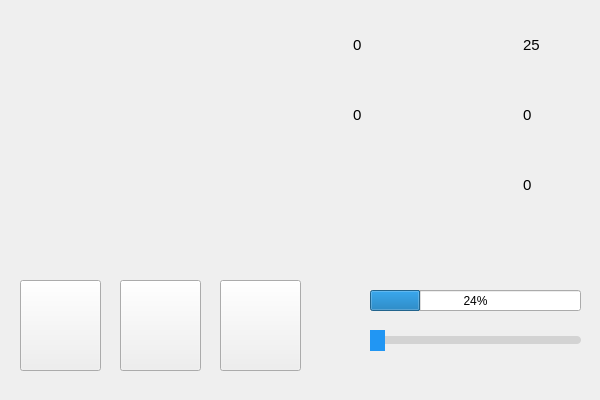
<?xml version="1.0" encoding="UTF-8"?>
<ui version="4.0">
 <class>basicFunctions</class>
 <widget class="QWidget" name="basicFunctions">
  <property name="geometry">
   <rect>
    <x>0</x>
    <y>0</y>
    <width>600</width>
    <height>400</height>
   </rect>
  </property>
  <property name="minimumSize">
   <size>
    <width>600</width>
    <height>400</height>
   </size>
  </property>
  <property name="maximumSize">
   <size>
    <width>600</width>
    <height>400</height>
   </size>
  </property>
  <property name="windowTitle">
   <string>Form</string>
  </property>
  <widget class="QPushButton" name="ledBtn">
   <property name="geometry">
    <rect>
     <x>20</x>
     <y>280</y>
     <width>81</width>
     <height>91</height>
    </rect>
   </property>
   <property name="styleSheet">
    <string notr="true"/>
   </property>
   <property name="text">
    <string/>
   </property>
   <property name="checkable">
    <bool>true</bool>
   </property>
   <property name="checked">
    <bool>false</bool>
   </property>
  </widget>
  <widget class="QPushButton" name="beepBtn">
   <property name="geometry">
    <rect>
     <x>120</x>
     <y>280</y>
     <width>81</width>
     <height>91</height>
    </rect>
   </property>
   <property name="minimumSize">
    <size>
     <width>81</width>
     <height>91</height>
    </size>
   </property>
   <property name="maximumSize">
    <size>
     <width>81</width>
     <height>91</height>
    </size>
   </property>
   <property name="text">
    <string/>
   </property>
   <property name="checkable">
    <bool>true</bool>
   </property>
   <property name="checked">
    <bool>false</bool>
   </property>
  </widget>
  <widget class="QPushButton" name="doorLockBtn">
   <property name="geometry">
    <rect>
     <x>220</x>
     <y>280</y>
     <width>81</width>
     <height>91</height>
    </rect>
   </property>
   <property name="minimumSize">
    <size>
     <width>81</width>
     <height>91</height>
    </size>
   </property>
   <property name="maximumSize">
    <size>
     <width>81</width>
     <height>91</height>
    </size>
   </property>
   <property name="text">
    <string/>
   </property>
   <property name="checkable">
    <bool>true</bool>
   </property>
   <property name="checked">
    <bool>false</bool>
   </property>
  </widget>
  <widget class="ClickableSlider" name="CurtainSlider">
   <property name="geometry">
    <rect>
     <x>370</x>
     <y>330</y>
     <width>211</width>
     <height>21</height>
    </rect>
   </property>
   <property name="styleSheet">
    <string notr="true">QSlider::handle:horizontal {
    width: 15px;   /* 把手宽度调大 */
    height: 60px;  /* 把手高度调大 */
    background: #2196F3;
    margin: -10px 0;  /* 让把手突出滑槽 */
    border-radius: 15px;
}

QSlider::groove:horizontal {
    height: 8px;    /* 滑槽厚度 */
    background: lightgray;
    border-radius: 4px;
}</string>
   </property>
   <property name="orientation">
    <enum>Qt::Horizontal</enum>
   </property>
  </widget>
  <widget class="QProgressBar" name="curtainProgressBar">
   <property name="geometry">
    <rect>
     <x>370</x>
     <y>290</y>
     <width>211</width>
     <height>21</height>
    </rect>
   </property>
   <property name="value">
    <number>24</number>
   </property>
  </widget>
  <widget class="QLabel" name="curtainLabel">
   <property name="geometry">
    <rect>
     <x>310</x>
     <y>280</y>
     <width>51</width>
     <height>41</height>
    </rect>
   </property>
   <property name="font">
    <font>
     <pointsize>11</pointsize>
    </font>
   </property>
   <property name="layoutDirection">
    <enum>Qt::LeftToRight</enum>
   </property>
   <property name="styleSheet">
    <string notr="true">image: url(:/icon/icon/窗帘.png);</string>
   </property>
   <property name="text">
    <string/>
   </property>
   <property name="alignment">
    <set>Qt::AlignCenter</set>
   </property>
  </widget>
  <widget class="QWidget" name="layoutWidget">
   <property name="geometry">
    <rect>
     <x>270</x>
     <y>20</y>
     <width>146</width>
     <height>49</height>
    </rect>
   </property>
   <layout class="QHBoxLayout" name="horizontalLayout_4">
    <item>
     <widget class="QLabel" name="lightLabel">
      <property name="minimumSize">
       <size>
        <width>77</width>
        <height>47</height>
       </size>
      </property>
      <property name="maximumSize">
       <size>
        <width>77</width>
        <height>47</height>
       </size>
      </property>
      <property name="font">
       <font>
        <pointsize>11</pointsize>
       </font>
      </property>
      <property name="layoutDirection">
       <enum>Qt::LeftToRight</enum>
      </property>
      <property name="styleSheet">
       <string notr="true">image: url(:/icon/icon/光照.png);</string>
      </property>
      <property name="text">
       <string/>
      </property>
      <property name="alignment">
       <set>Qt::AlignCenter</set>
      </property>
     </widget>
    </item>
    <item>
     <widget class="QLabel" name="lightLabelNum">
      <property name="minimumSize">
       <size>
        <width>61</width>
        <height>47</height>
       </size>
      </property>
      <property name="maximumSize">
       <size>
        <width>61</width>
        <height>47</height>
       </size>
      </property>
      <property name="font">
       <font>
        <pointsize>11</pointsize>
       </font>
      </property>
      <property name="layoutDirection">
       <enum>Qt::LeftToRight</enum>
      </property>
      <property name="text">
       <string>0</string>
      </property>
      <property name="alignment">
       <set>Qt::AlignLeading|Qt::AlignLeft|Qt::AlignVCenter</set>
      </property>
     </widget>
    </item>
   </layout>
  </widget>
  <widget class="QWidget" name="layoutWidget">
   <property name="geometry">
    <rect>
     <x>440</x>
     <y>160</y>
     <width>146</width>
     <height>49</height>
    </rect>
   </property>
   <layout class="QHBoxLayout" name="horizontalLayout_3">
    <item>
     <widget class="QLabel" name="airQualityLabel">
      <property name="sizePolicy">
       <sizepolicy hsizetype="Preferred" vsizetype="Preferred">
        <horstretch>0</horstretch>
        <verstretch>1</verstretch>
       </sizepolicy>
      </property>
      <property name="minimumSize">
       <size>
        <width>77</width>
        <height>47</height>
       </size>
      </property>
      <property name="maximumSize">
       <size>
        <width>77</width>
        <height>47</height>
       </size>
      </property>
      <property name="font">
       <font>
        <pointsize>11</pointsize>
       </font>
      </property>
      <property name="layoutDirection">
       <enum>Qt::LeftToRight</enum>
      </property>
      <property name="styleSheet">
       <string notr="true">image: url(:/icon/icon/空气质量.png);</string>
      </property>
      <property name="text">
       <string/>
      </property>
      <property name="alignment">
       <set>Qt::AlignCenter</set>
      </property>
     </widget>
    </item>
    <item>
     <widget class="QLabel" name="airQualityLabelNum">
      <property name="sizePolicy">
       <sizepolicy hsizetype="Preferred" vsizetype="Preferred">
        <horstretch>0</horstretch>
        <verstretch>0</verstretch>
       </sizepolicy>
      </property>
      <property name="minimumSize">
       <size>
        <width>61</width>
        <height>47</height>
       </size>
      </property>
      <property name="maximumSize">
       <size>
        <width>61</width>
        <height>47</height>
       </size>
      </property>
      <property name="font">
       <font>
        <pointsize>11</pointsize>
       </font>
      </property>
      <property name="layoutDirection">
       <enum>Qt::LeftToRight</enum>
      </property>
      <property name="text">
       <string>0</string>
      </property>
      <property name="alignment">
       <set>Qt::AlignLeading|Qt::AlignLeft|Qt::AlignVCenter</set>
      </property>
     </widget>
    </item>
   </layout>
  </widget>
  <widget class="QWidget" name="layoutWidget">
   <property name="geometry">
    <rect>
     <x>440</x>
     <y>90</y>
     <width>146</width>
     <height>49</height>
    </rect>
   </property>
   <layout class="QHBoxLayout" name="horizontalLayout_2">
    <item>
     <widget class="QLabel" name="humidityLabel">
      <property name="minimumSize">
       <size>
        <width>77</width>
        <height>47</height>
       </size>
      </property>
      <property name="maximumSize">
       <size>
        <width>77</width>
        <height>47</height>
       </size>
      </property>
      <property name="font">
       <font>
        <pointsize>11</pointsize>
       </font>
      </property>
      <property name="layoutDirection">
       <enum>Qt::LeftToRight</enum>
      </property>
      <property name="styleSheet">
       <string notr="true">image: url(:/icon/icon/湿度.png);</string>
      </property>
      <property name="text">
       <string/>
      </property>
      <property name="alignment">
       <set>Qt::AlignCenter</set>
      </property>
     </widget>
    </item>
    <item>
     <widget class="QLabel" name="humidityLabelNum">
      <property name="minimumSize">
       <size>
        <width>61</width>
        <height>47</height>
       </size>
      </property>
      <property name="maximumSize">
       <size>
        <width>61</width>
        <height>47</height>
       </size>
      </property>
      <property name="font">
       <font>
        <pointsize>11</pointsize>
       </font>
      </property>
      <property name="layoutDirection">
       <enum>Qt::LeftToRight</enum>
      </property>
      <property name="text">
       <string>0</string>
      </property>
      <property name="alignment">
       <set>Qt::AlignLeading|Qt::AlignLeft|Qt::AlignVCenter</set>
      </property>
     </widget>
    </item>
   </layout>
  </widget>
  <widget class="QWidget" name="layoutWidget">
   <property name="geometry">
    <rect>
     <x>270</x>
     <y>90</y>
     <width>146</width>
     <height>49</height>
    </rect>
   </property>
   <layout class="QHBoxLayout" name="horizontalLayout_5">
    <item>
     <widget class="QLabel" name="hasPersonLabel">
      <property name="minimumSize">
       <size>
        <width>77</width>
        <height>47</height>
       </size>
      </property>
      <property name="maximumSize">
       <size>
        <width>77</width>
        <height>47</height>
       </size>
      </property>
      <property name="font">
       <font>
        <pointsize>11</pointsize>
       </font>
      </property>
      <property name="layoutDirection">
       <enum>Qt::LeftToRight</enum>
      </property>
      <property name="styleSheet">
       <string notr="true">image: url(:/icon/icon/人体移动.png);</string>
      </property>
      <property name="text">
       <string/>
      </property>
      <property name="alignment">
       <set>Qt::AlignCenter</set>
      </property>
     </widget>
    </item>
    <item>
     <widget class="QLabel" name="hasPersonLabelNum">
      <property name="minimumSize">
       <size>
        <width>61</width>
        <height>47</height>
       </size>
      </property>
      <property name="maximumSize">
       <size>
        <width>61</width>
        <height>47</height>
       </size>
      </property>
      <property name="font">
       <font>
        <pointsize>11</pointsize>
       </font>
      </property>
      <property name="layoutDirection">
       <enum>Qt::LeftToRight</enum>
      </property>
      <property name="text">
       <string>0</string>
      </property>
      <property name="alignment">
       <set>Qt::AlignLeading|Qt::AlignLeft|Qt::AlignVCenter</set>
      </property>
     </widget>
    </item>
   </layout>
  </widget>
  <widget class="QWidget" name="layoutWidget">
   <property name="geometry">
    <rect>
     <x>440</x>
     <y>20</y>
     <width>146</width>
     <height>49</height>
    </rect>
   </property>
   <layout class="QHBoxLayout" name="horizontalLayout_1">
    <item>
     <widget class="QLabel" name="tempature">
      <property name="minimumSize">
       <size>
        <width>77</width>
        <height>47</height>
       </size>
      </property>
      <property name="maximumSize">
       <size>
        <width>77</width>
        <height>47</height>
       </size>
      </property>
      <property name="font">
       <font>
        <pointsize>11</pointsize>
       </font>
      </property>
      <property name="layoutDirection">
       <enum>Qt::LeftToRight</enum>
      </property>
      <property name="styleSheet">
       <string notr="true">image: url(:/icon/icon/温度.png);</string>
      </property>
      <property name="text">
       <string/>
      </property>
      <property name="alignment">
       <set>Qt::AlignCenter</set>
      </property>
     </widget>
    </item>
    <item>
     <widget class="QLabel" name="tempatureNum">
      <property name="minimumSize">
       <size>
        <width>61</width>
        <height>47</height>
       </size>
      </property>
      <property name="maximumSize">
       <size>
        <width>61</width>
        <height>47</height>
       </size>
      </property>
      <property name="font">
       <font>
        <pointsize>11</pointsize>
       </font>
      </property>
      <property name="layoutDirection">
       <enum>Qt::LeftToRight</enum>
      </property>
      <property name="text">
       <string>25</string>
      </property>
      <property name="alignment">
       <set>Qt::AlignLeading|Qt::AlignLeft|Qt::AlignVCenter</set>
      </property>
     </widget>
    </item>
   </layout>
  </widget>
  <widget class="QWidget" name="horizontalLayoutWidget">
   <property name="geometry">
    <rect>
     <x>60</x>
     <y>30</y>
     <width>131</width>
     <height>101</height>
    </rect>
   </property>
   <layout class="QHBoxLayout" name="clockLayout"/>
  </widget>
  <widget class="QLabel" name="lampIcon">
   <property name="geometry">
    <rect>
     <x>20</x>
     <y>280</y>
     <width>41</width>
     <height>41</height>
    </rect>
   </property>
   <property name="minimumSize">
    <size>
     <width>41</width>
     <height>41</height>
    </size>
   </property>
   <property name="maximumSize">
    <size>
     <width>41</width>
     <height>41</height>
    </size>
   </property>
   <property name="styleSheet">
    <string notr="true">image: url(:/icon/icon/灯亮.png);</string>
   </property>
   <property name="text">
    <string/>
   </property>
  </widget>
  <widget class="QLabel" name="beepIcon">
   <property name="geometry">
    <rect>
     <x>120</x>
     <y>280</y>
     <width>41</width>
     <height>41</height>
    </rect>
   </property>
   <property name="minimumSize">
    <size>
     <width>41</width>
     <height>41</height>
    </size>
   </property>
   <property name="maximumSize">
    <size>
     <width>41</width>
     <height>41</height>
    </size>
   </property>
   <property name="styleSheet">
    <string notr="true">image: url(:/icon/icon/门铃.png);</string>
   </property>
   <property name="text">
    <string/>
   </property>
  </widget>
  <widget class="QLabel" name="lockIcon">
   <property name="geometry">
    <rect>
     <x>220</x>
     <y>280</y>
     <width>41</width>
     <height>41</height>
    </rect>
   </property>
   <property name="minimumSize">
    <size>
     <width>41</width>
     <height>41</height>
    </size>
   </property>
   <property name="maximumSize">
    <size>
     <width>41</width>
     <height>41</height>
    </size>
   </property>
   <property name="styleSheet">
    <string notr="true">image: url(:/icon/icon/关锁.png);</string>
   </property>
   <property name="text">
    <string/>
   </property>
  </widget>
  <widget class="QLabel" name="lampBtnIcon">
   <property name="geometry">
    <rect>
     <x>70</x>
     <y>350</y>
     <width>21</width>
     <height>21</height>
    </rect>
   </property>
   <property name="minimumSize">
    <size>
     <width>21</width>
     <height>21</height>
    </size>
   </property>
   <property name="maximumSize">
    <size>
     <width>21</width>
     <height>21</height>
    </size>
   </property>
   <property name="styleSheet">
    <string notr="true">image: url(:/icon/icon/开关.png);
</string>
   </property>
   <property name="text">
    <string/>
   </property>
  </widget>
  <widget class="QLabel" name="beepBtnIcon">
   <property name="geometry">
    <rect>
     <x>170</x>
     <y>350</y>
     <width>21</width>
     <height>21</height>
    </rect>
   </property>
   <property name="minimumSize">
    <size>
     <width>21</width>
     <height>21</height>
    </size>
   </property>
   <property name="maximumSize">
    <size>
     <width>21</width>
     <height>21</height>
    </size>
   </property>
   <property name="styleSheet">
    <string notr="true">image: url(:/icon/icon/开关.png);</string>
   </property>
   <property name="text">
    <string/>
   </property>
  </widget>
  <widget class="QLabel" name="lockBtnIcon">
   <property name="geometry">
    <rect>
     <x>270</x>
     <y>350</y>
     <width>21</width>
     <height>21</height>
    </rect>
   </property>
   <property name="minimumSize">
    <size>
     <width>21</width>
     <height>21</height>
    </size>
   </property>
   <property name="maximumSize">
    <size>
     <width>21</width>
     <height>21</height>
    </size>
   </property>
   <property name="styleSheet">
    <string notr="true">image: url(:/icon/icon/开关.png);</string>
   </property>
   <property name="text">
    <string/>
   </property>
  </widget>
  <widget class="QWidget" name="horizontalLayoutWidget_2">
   <property name="geometry">
    <rect>
     <x>20</x>
     <y>160</y>
     <width>261</width>
     <height>101</height>
    </rect>
   </property>
   <layout class="QHBoxLayout" name="weatherLayout"/>
  </widget>
 </widget>
 <customwidgets>
  <customwidget>
   <class>ClickableSlider</class>
   <extends>QSlider</extends>
   <header>library/clickableslider.h</header>
  </customwidget>
 </customwidgets>
 <resources/>
 <connections/>
</ui>
